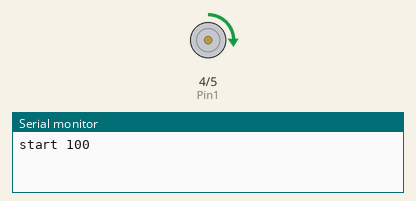
Simulated run of this sketch. Board: Arduino Uno, built with avr-gcc and run on an emulated ATmega328P. Parts: motor-driver pin pairs drawn as motors (green arrow = first pin HIGH = forward, orange = second pin HIGH = backward, longer = more drive, scaled by the enable pin), the last lines printed to the serial monitor.

Above: at 2.5 s.
At 7.5 s:
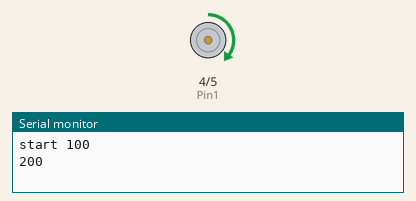
At 12.5 s:
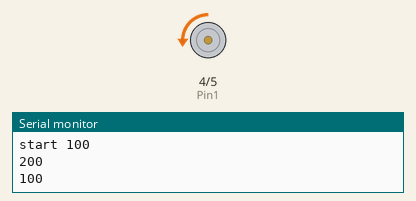
At 20.0 s:
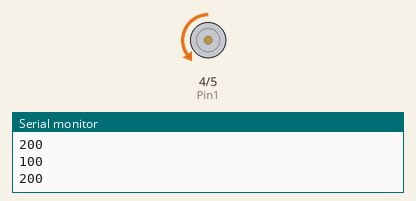
Timing chart, 0 to 32.5 s (numbered marks = the images above):
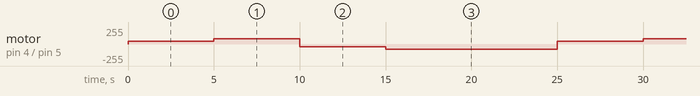

The sketch:

motor-test.ino
```cpp
const int Pin1 = 4;
const int Pin2 = 5;
const int Pwm = 6;

void setup() {
  // put your setup code here, to run once:
  Serial.begin(9600);
  pinMode(Pin1,OUTPUT);
  pinMode(Pin2,OUTPUT);
  pinMode(Pwm,OUTPUT);
}

void loop() {
  // put your main code here, to run repeatedly:
  Serial.print("start 100\n");
  digitalWrite(Pin1,HIGH);
  digitalWrite(Pin2,LOW);
  analogWrite(Pwm,40);
  delay(5000);

  Serial.print("200\n");
  digitalWrite(Pin1,HIGH);
  digitalWrite(Pin2,LOW);
  analogWrite(Pwm,80);
  delay(5000);

  Serial.print("100\n");
  digitalWrite(Pin1,LOW);
  digitalWrite(Pin2,HIGH);
  analogWrite(Pwm,40);
  delay(5000);

  Serial.print("200\n");
  digitalWrite(Pin1,LOW);
  digitalWrite(Pin2,HIGH);
  analogWrite(Pwm,80);
  delay(5000);

  Serial.print("free\n");
  digitalWrite(Pin1,LOW);
  digitalWrite(Pin2,HIGH);
  delay(5000);
}
```

Measured:
- by itself, motor on pin 4 (Pin1) / pin 5 (Pin2): repeats every 25.0 s: forward 80/255 5.0 s, backward 40/255 5.0 s, backward 80/255 10.0 s, forward 40/255 5.0 s
